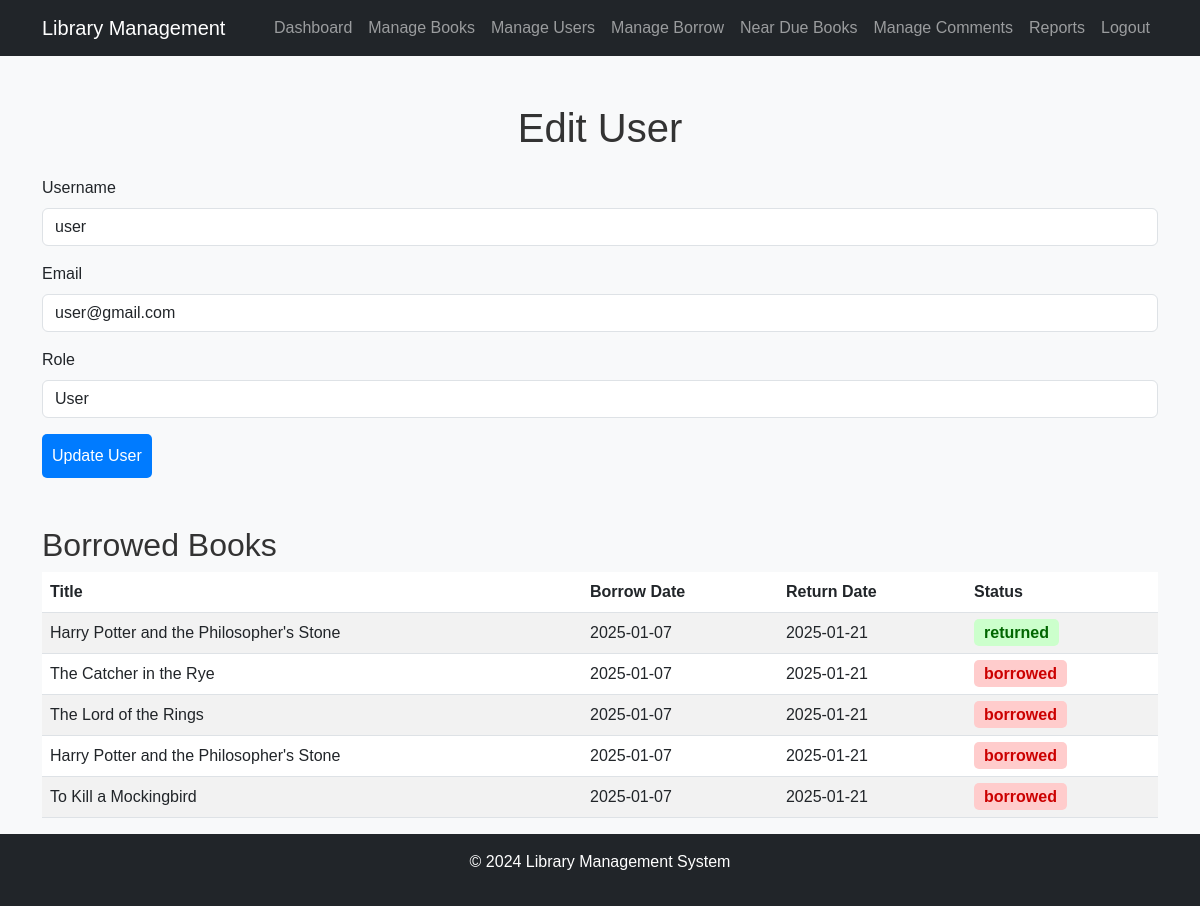
Page /admin/edit_user.php?id=2 (signed in) on the committed database.
### tables this page shows
CREATE TABLE `users` (
  `id` int(11) NOT NULL,
  `username` varchar(50) NOT NULL,
  `password` varchar(255) NOT NULL,
  `email` varchar(100) NOT NULL,
  `role` enum('admin','user') DEFAULT 'user',
  `created_at` timestamp NOT NULL DEFAULT current_timestamp(),
  `status` enum('active','locked') DEFAULT 'active'
);

CREATE TABLE `borrows` (
  `id` int(11) NOT NULL,
  `user_id` int(11) DEFAULT NULL,
  `book_id` int(11) DEFAULT NULL,
  `borrow_date` date DEFAULT NULL,
  `return_date` date DEFAULT NULL,
  `status` enum('borrowed','returned','overdue') DEFAULT NULL,
  `borrow_duration` int(11) DEFAULT NULL
);

CREATE TABLE `books` (
  `id` int(11) NOT NULL,
  `title` varchar(255) NOT NULL,
  `author` varchar(255) NOT NULL,
  `genre` varchar(100) DEFAULT NULL,
  `description` mediumtext DEFAULT NULL,
  `isbn` varchar(20) DEFAULT NULL,
  `status` enum('available','borrowed','reserved','lost') DEFAULT 'available',
  `cover_image` varchar(255) DEFAULT NULL,
  `published_year` year(4) DEFAULT NULL,
  `quantity` int(11) DEFAULT 0,
  `borrow_duration` int(11) DEFAULT 14
);

### admin/edit_user.php (the view, shortened to what this page needs)
<?php
include_once '../includes/db.php';
$user_id = $_GET['id'];
$sql = "SELECT * FROM users WHERE id = $user_id";
$result = $conn->query($sql);
$user = $result->fetch_assoc();
$sql = "SELECT books.title, borrows.borrow_date, borrows.return_date, borrows.status
        FROM borrows
        JOIN books ON borrows.book_id = books.id
        WHERE borrows.user_id = $user_id";
$result = $conn->query($sql);
$borrowed_books = $result->fetch_all(MYSQLI_ASSOC);
?>
<!DOCTYPE html>
<html lang="en">
<head>
    <link href="https://cdn.jsdelivr.net/npm/bootstrap@5.3.0/dist/css/bootstrap.min.css" rel="stylesheet">
    <link rel="stylesheet" href="../assets/css/style.css">
</head>
<body>
    <?php include_once '../includes/header.php'; ?>
    <div class="container mt-5">
        <h1 class="text-center mb-4">Edit User</h1>
        <form method="POST">
            <div class="mb-3">
                <label for="username" class="form-label">Username</label>
                <input type="text" class="form-control" id="username" name="username" value="<?php echo $user['username']; ?>" required>
            </div>
            <div class="mb-3">
                <label for="email" class="form-label">Email</label>
                <input type="email" class="form-control" id="email" name="email" value="<?php echo $user['email']; ?>" required>
            </div>
            <div class="mb-3">
                <label for="role" class="form-label">Role</label>
                <select class="form-control" id="role" name="role" required>
                    <option value="user" <?php echo $user['role'] == 'user' ? 'selected' : ''; ?>>User</option>
                </select>
            </div>
            <button type="submit" class="btn btn-primary">Update User</button>
        </form>
        <div class="mt-5">
            <h2>Borrowed Books</h2>
            <?php if (empty($borrowed_books)): ?>
                <p>This user has not borrowed any books.</p>
            <?php else: ?>
                <table class="table table-striped">
                    <thead>
                        <tr>
                            <th>Title</th>
                            <th>Borrow Date</th>
                            <th>Return Date</th>
                            <th>Status</th>
                        </tr>
                    </thead>
                    <tbody>
                        <?php foreach ($borrowed_books as $book): ?>
                            <tr>
                                <td><?php echo $book['title']; ?></td>
                                <td><?php echo $book['borrow_date']; ?></td>
                                <td><?php echo $book['return_date']; ?></td>
                                <td>
                                    <span class="status-<?php echo strtolower($book['status']); ?>">
                                        <?php echo $book['status']; ?>
                                    </span>
                                </td>
                            </tr>
                        <?php endforeach; ?>
                    </tbody>
                </table>
            <?php endif; ?>
        </div>
    </div>
    <?php include_once '../includes/footer.php'; ?>
</body>
</html>

### assets/css/style.css (style rules this page uses)
body { font-family: Arial, sans-serif; margin: 0; padding: 0; background-color: #f4f4f4; }
h1, h2, h3 { color: #333; }
.btn { display: inline-block; padding: 10px 20px; background-color: #007bff; color: white; border-radius: 5px; text-align: center; }
body { font-family: "Arial", sans-serif; background-color: #f8f9fa; }
.form-label { font-weight: 500; }
.btn-primary { background-color: #007bff; border: none; padding: 10px; font-size: 1rem; }
.status-borrowed { background-color: #ffcccc; color: #cc0000; padding: 5px 10px; border-radius: 5px; font-weight: bold; }
.status-returned { background-color: #ccffcc; color: #006600; padding: 5px 10px; border-radius: 5px; font-weight: bold; }

### rows in the picture
users: username "user", email "user@gmail.com", role "User"
borrows: book.title "Harry Potter and the Philosopher's Stone", borrow_date "2025-01-07", return_date "2025-01-21", status "returned"
borrows: book.title "The Catcher in the Rye", borrow_date "2025-01-07", return_date "2025-01-21", status "borrowed"
borrows: book.title "The Lord of the Rings", borrow_date "2025-01-07", return_date "2025-01-21", status "borrowed"
borrows: book.title "Harry Potter and the Philosopher's Stone", borrow_date "2025-01-07", return_date "2025-01-21", status "borrowed"
borrows: book.title "To Kill a Mockingbird", borrow_date "2025-01-07", return_date "2025-01-21", status "borrowed"
